Frame 1 (no input): blank canvas, image omitted
Frame 60 (no input): blank canvas, image omitted
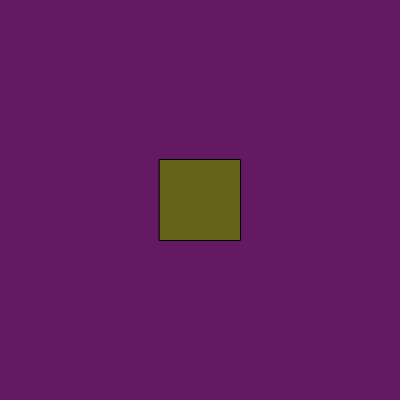
Frame 120 (the mouse pressed at the canvas centre since frame 60)

The p5.js sketch whose frames 1 and 60 were blank and that drew this single picture after the mouse press (run headless with seeded random() and noise() and a simulated clock; from frame 60 on, the mouse is pressed at the canvas centre):

// p5.js sketch
// ── sketch.js
/*
Another Array Demo
- using math function to generate values to be stored in array
- using repeating timer to choose values randomly from an array
*/

let arrayVal = []; //array for storing my calculated values

//timer variables
let currentTime = 0; 
let prevTime = 0;
let timer = 1000;

//color variables
let r = 0;
let g = 0;
let b = 0;

//rectangle variables
let w = 0;
let h = 0;

function setup() 
{
	createCanvas(400, 400);
	rectMode(CENTER);
	
	//using for loop, populate array with the squares of 4 thru 12
	for (let i = 4; i <= 12; i++)
	{
		arrayVal[i - 4] = pow(i, 2); //sub i by 4 so 1st array element is addressed
		
		//print array values to console:
		print("arrayVal[" + (i-4) + "] = " + arrayVal[i-4]);
	}
}

function draw() 
{
	currentTime = millis(); //keep track of elapsed time
	
	if (currentTime - prevTime >= timer) //if 1 sec has passed since last timer triggered
	{
		prevTime = currentTime; //set previous time to the current time when timer triggered
		
		//choose a random element from array
		r = arrayVal[int(random(arrayVal.length))]; 
		g = arrayVal[int(random(arrayVal.length))];
		b = arrayVal[int(random(arrayVal.length))];
		
		//choose a random element from array, but limit choices further
		w = arrayVal[int(random(4, arrayVal.length - 1))];
		h = arrayVal[int(random(1, arrayVal.length - 2))];
	}
	
	background(r, g, b);
	fill(b, r, g); //switching order of RGB, just for fun!
	rect(width/2, height/2, w, h);
}
